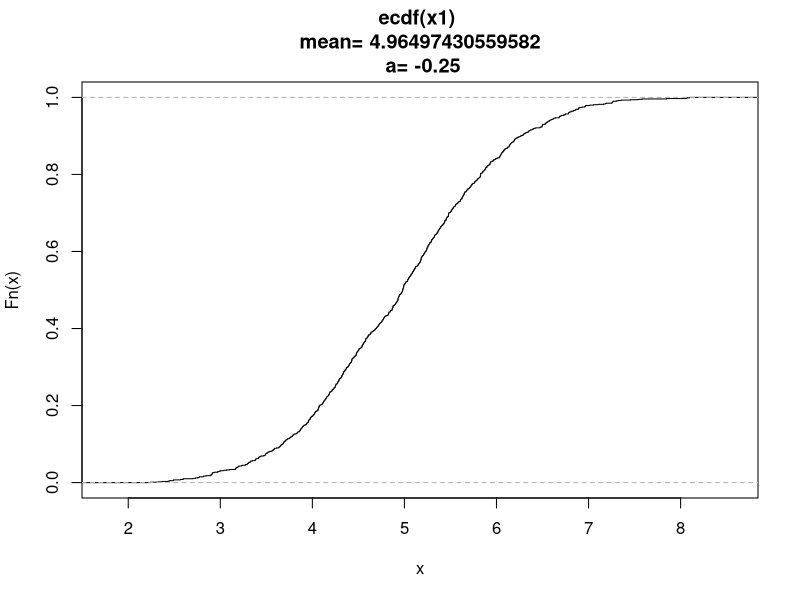
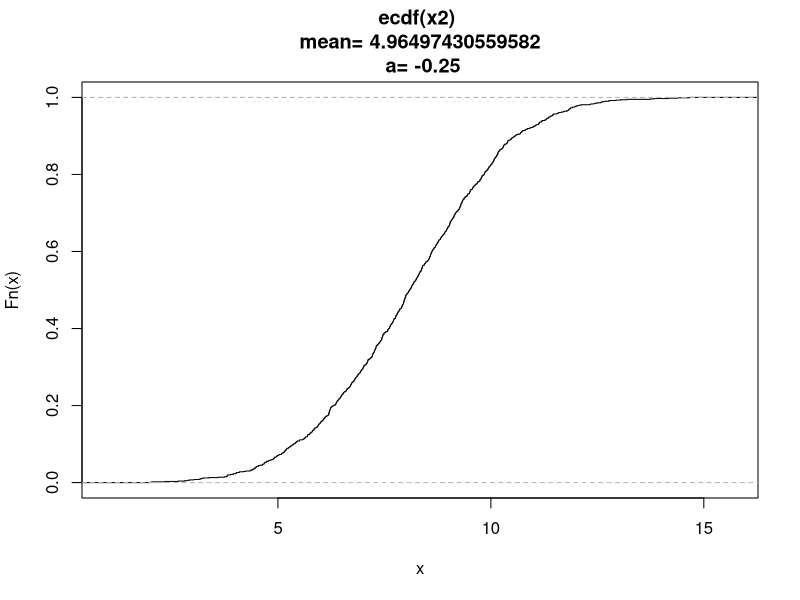
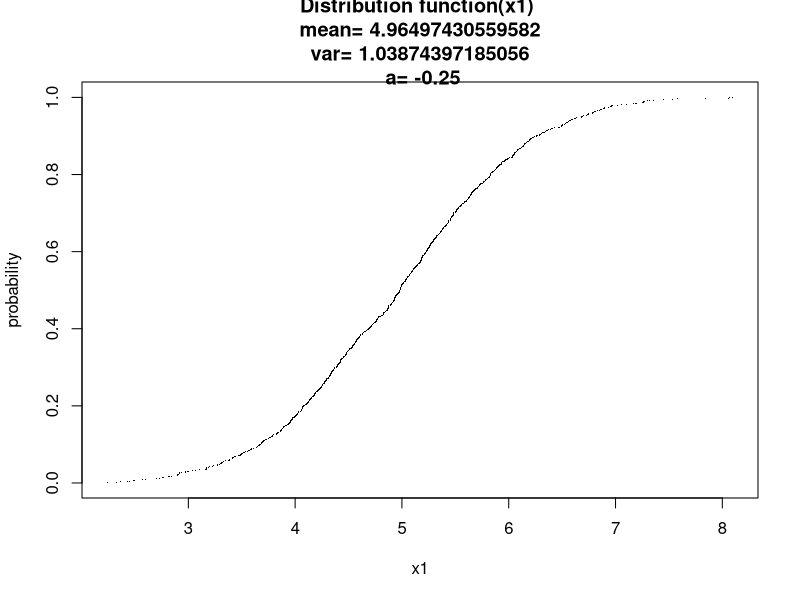
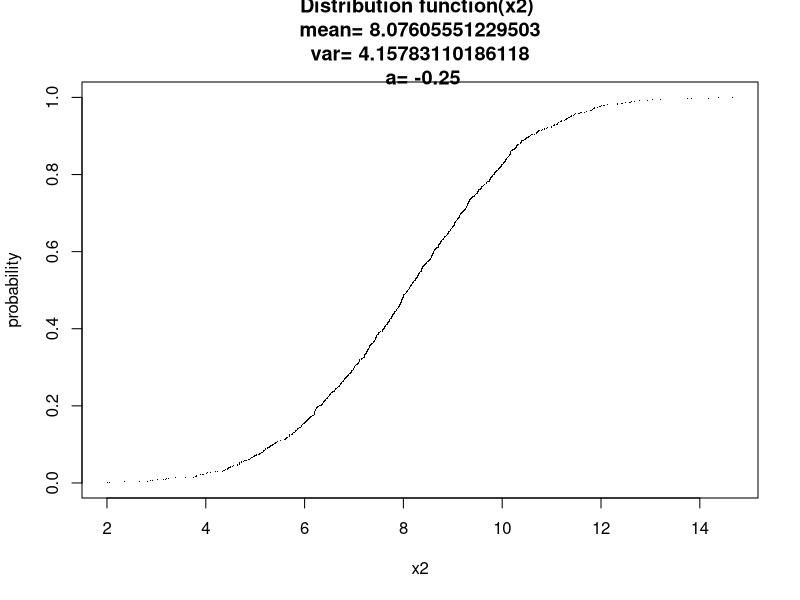
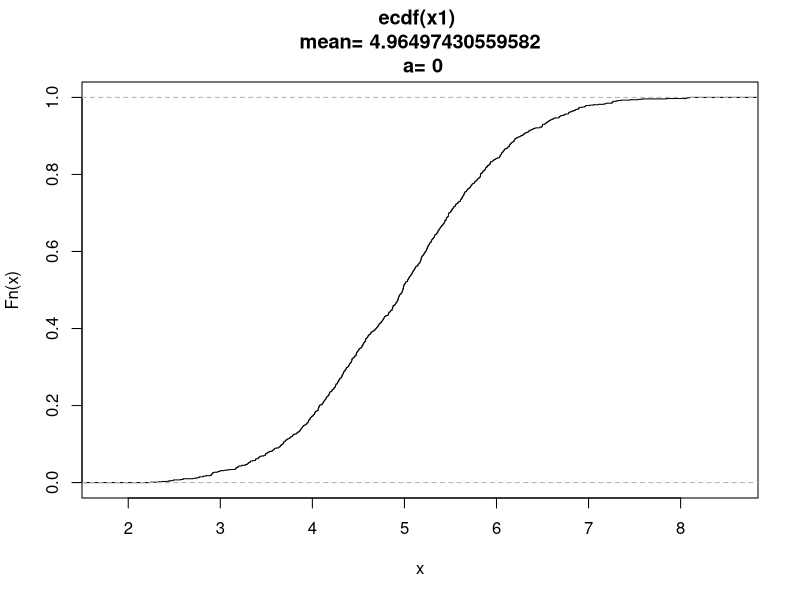
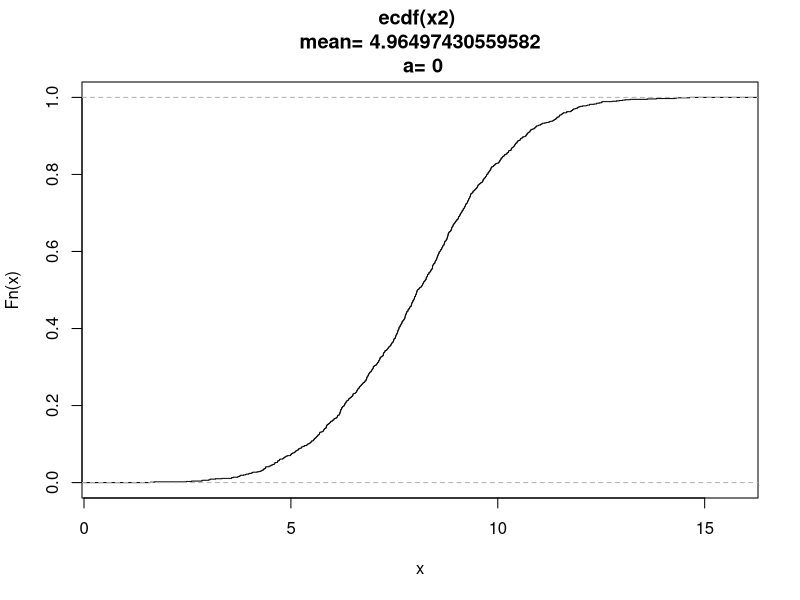
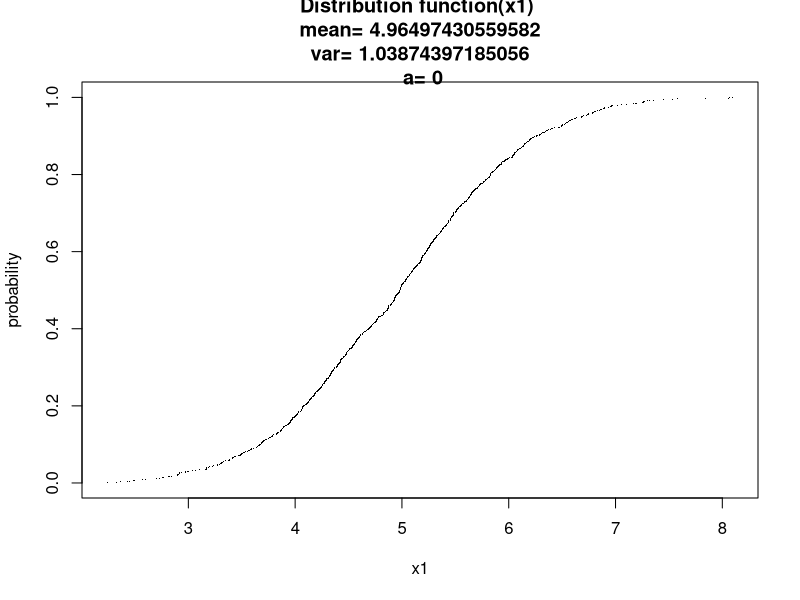
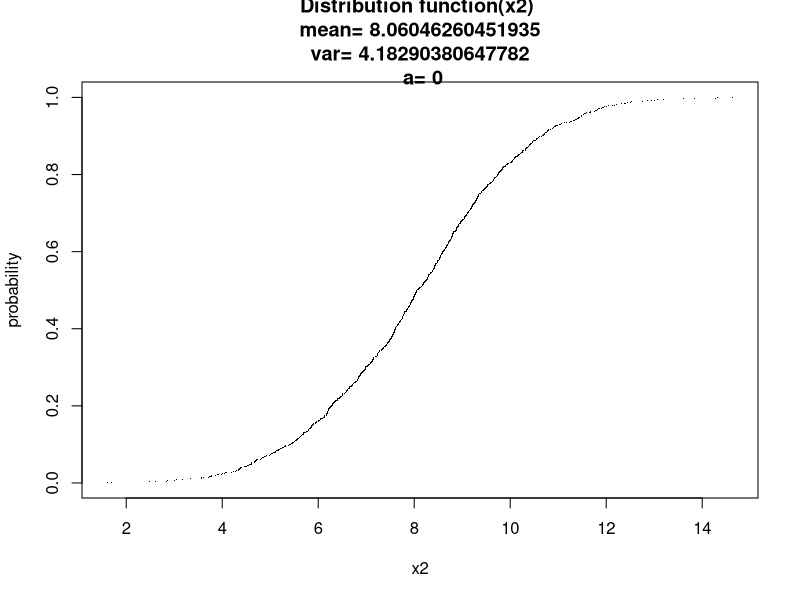

Recreate these plots in R, in order.
library("lattice")
library("MASS")
x1<-vector()
x2<-vector()
z1<-vector()
z2<-vector()
x<-vector()
y<-vector()
z5<-vector()
z6<-vector()
dstbnfunc<-function(x1,x2,a)
{
	x1=sort(x1)
	x2=sort(x2)
	t=1000
	for(i in 1:t)
	{
		z5[i]=i/t
		z6[i]=i/t
	}
	#windows.options(reset=TRUE)
	plot(x1,z5,"p",pch='.',xaxt="s",main=paste("Distribution function(x1)","\n",
	"mean=",paste(mean(x1)),"\n","var=",paste(var(x1),"\n","a=",paste(a)))
	,xlab="x1",ylab="probability")
	axis(side = 1, at = x)
	x11()
	plot(x2,z6,"p",pch='.',xaxt="s",main=paste("Distribution function(x2)","\n",
	"mean=",paste(mean(x2)),"\n","var=",paste(var(x2),"\n","a=",paste(a))),
	xlab="x2",ylab="probability")
	axis(side = 1, at = x)
}
main<-function(a)
{
	set.seed(2251)
	z1=rnorm(1000)
	z2=rnorm(1000)
	x1<-5+z1
	x2<-8+2*a*z1+2*sqrt(1-a^2)*z2
	plot(ecdf(x1),main=(paste("ecdf(x1)","\n","mean=",paste(mean(x1),"\n",
	"a=",paste(a)))))
	x11()
	plot(ecdf(x2),main=(paste("ecdf(x2)","\n","mean=",paste(mean(x1),"\n",
	"a=",paste(a)))))
	x11()
	dstbnfunc(x1,x2,a)
}
main(-0.25)
x11()
main(0)
x11()
main(0.25)